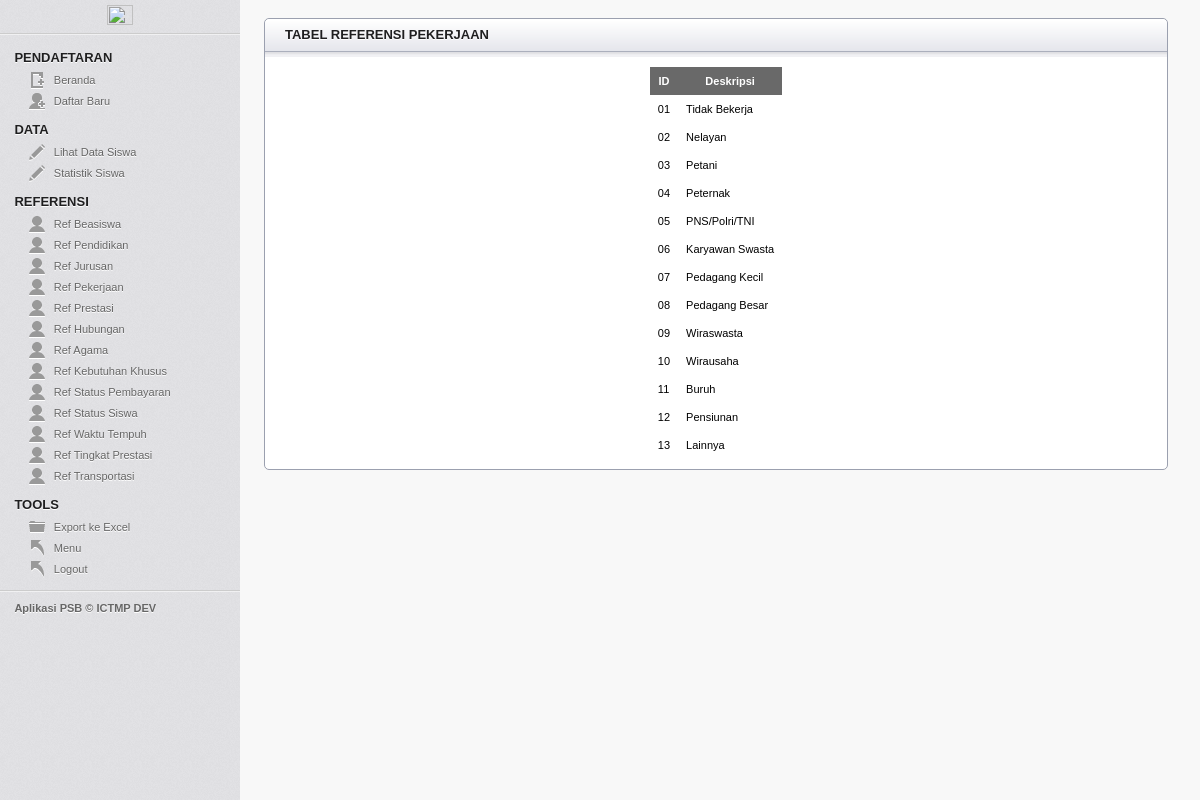
Page /pendaftaran/index.php?p=t_pekerjaan (signed in) on the committed database.
### tables this page shows
CREATE TABLE `ref_occupation` (
  `id_occupation` varchar(5) NOT NULL,
  `detail` varchar(99) NOT NULL
);

### pendaftaran/t_pekerjaan.php (the view, shortened to what this page needs)
<?php
	$sql = "SELECT * FROM ref_occupation";
	$result = mysqli_query($con, $sql)or die('Error');
	if(isset($_SESSION['signed_in']) && $_SESSION['signed_in'] == true)
	{
		echo '	<article class="module">
					<header><h3>TABEL REFERENSI PEKERJAAN</h3></header>
					<div class="module_content">
						<table class="tbl_data" border="0" align="center">
							<tr>
								<th>ID</th>
								<th>Deskripsi</th>
							</tr>';
								while ($data = mysqli_fetch_array($result)) {
									echo '
										<tr>
											<td>'.$data["id_occupation"].'</td>
											<td>'.$data["detail"].'</td>
										</tr>
									';
								}
		echo '
						</table>
					</div>
				</article>
			</section>
		';
	}
?>

### pendaftaran/css/layout.css (style rules this page uses)
html, body, div, map, dt, isindex, form, header, aside, section, section, article, footer { display: block; }
html, body { height: 100%; margin: 0; padding: 0; font-family: Verdana, Helvetica, Arial, sans-serif; background: #F8F8F8; font-size: 11px; }
#main h3 { color: #1F1F20; text-transform: uppercase; text-shadow: 0 1px 0 #fff; font-size: 13px; margin: 8px 20px; }
.module { border: 1px solid #9BA0AF; width: auto; margin-right: 20px; margin-top: 20px; -webkit-border-radius: 5px; -moz-border-radius: 5px; border-radius: 5px; background: #ffffff; }
.module header h3 { display: block; margin: 10px 20px; width: auto; float: left; }
.module header { height: 38px; width: 100%; background: #F1F1F4 url(../images/secondary_bar.png) repeat-x; -webkit-border-top-left-radius: 5px; -webkit-border-top-right-radius: 5px; -moz-border-radius-top-left: 5px; -moz-border-radius-top-right: 5px; border-top-left-radius: 5px; border-top-right-radius: 5px; }
.module_content { margin: 10px 20px; color: #666; }
table.tbl_data { border-collapse: collapse; color: black; }
.tbl_data th { background-color: #696969; color: #ffffff; text-align: center; padding: 8px; }
.tbl_data td { padding: 8px; text-align: left; }

### rows in the picture
ref_occupation: id_occupation "01", detail "Tidak Bekerja"
ref_occupation: id_occupation "02", detail "Nelayan"
ref_occupation: id_occupation "03", detail "Petani"
ref_occupation: id_occupation "04", detail "Peternak"
ref_occupation: id_occupation "05", detail "PNS/Polri/TNI"
ref_occupation: id_occupation "06", detail "Karyawan Swasta"
ref_occupation: id_occupation "07", detail "Pedagang Kecil"
ref_occupation: id_occupation "08", detail "Pedagang Besar"
ref_occupation: id_occupation "09", detail "Wiraswasta"
ref_occupation: id_occupation "10", detail "Wirausaha"
ref_occupation: id_occupation "11", detail "Buruh"
ref_occupation: id_occupation "12", detail "Pensiunan"
ref_occupation: id_occupation "13", detail "Lainnya"
